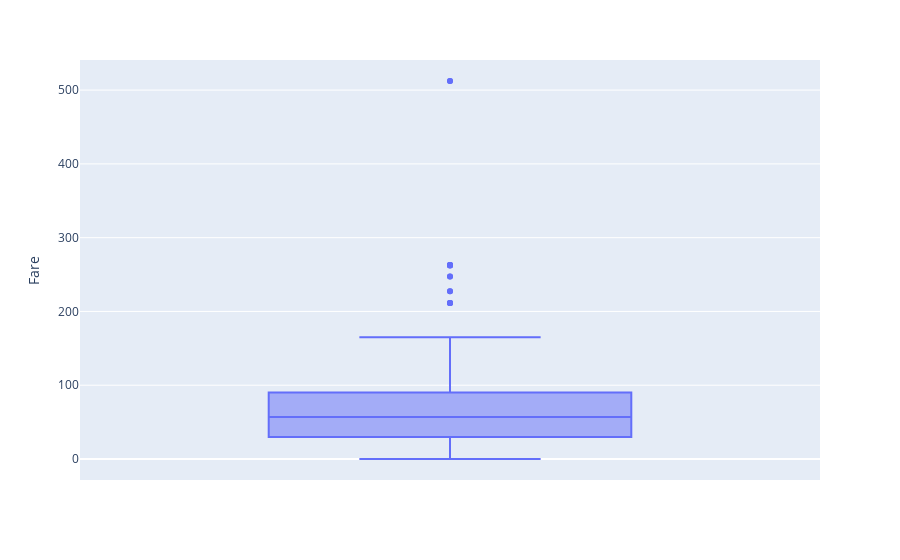

Notebook cell for this chart:
### Code cell
# Check outliers in the Fare variable

fig = px.box(titanic, y= "Fare")  
fig.show()

### Figure 1 — Plotly figure (JSON) as saved in the notebook; plotly's stock layout.template omitted (floating-point values rounded to 4 significant figures; data arrays with more than 128 entries replaced by an {"elided": "..."} marker saying what was removed)
{"data": [{"alignmentgroup": "True", "hovertemplate": "Fare=%{y}<extra></extra>", "legendgroup": "", "marker": {"color": "#636efa"}, "name": "", "notched": false, "offsetgroup": "", "orientation": "v", "showlegend": false, "type": "box", "x0": " ", "xaxis": "x", "y": {"elided": "183 float values"}, "y0": " ", "yaxis": "y"}], "layout": {"boxmode": "group", "legend": {"tracegroupgap": 0}, "margin": {"t": 60}, "xaxis": {"anchor": "y", "domain": [0, 1]}, "yaxis": {"anchor": "x", "domain": [0, 1], "title": {"text": "Fare"}}}}
